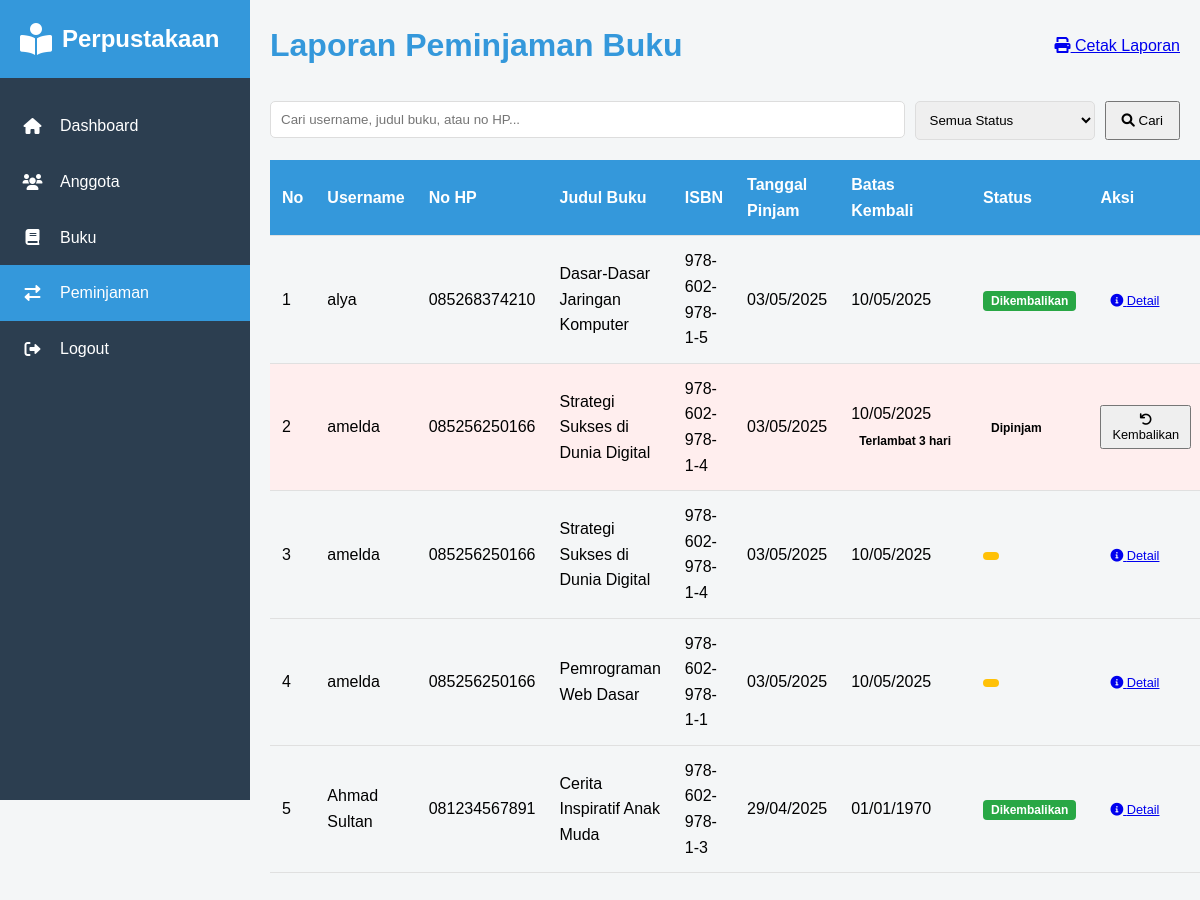
Page /modul/peminjaman/laporan_peminjaman.php (signed in) on the committed database.
### tables this page shows
CREATE TABLE `peminjaman` (
  `id_peminjaman` int(11) NOT NULL,
  `id_anggota` int(11) DEFAULT NULL,
  `id_admin` int(11) DEFAULT NULL,
  `id_buku` int(11) DEFAULT NULL,
  `tanggal_pinjam` date DEFAULT NULL,
  `tanggal_kembali` date DEFAULT NULL,
  `status` enum('Dipinjam','Dikembalikan','Menunggu Persetujuan','Ditolak') DEFAULT NULL
);

CREATE TABLE `anggota` (
  `id_anggota` int(11) NOT NULL,
  `username` varchar(100) DEFAULT NULL,
  `email` varchar(100) DEFAULT NULL,
  `password` text DEFAULT NULL,
  `alamat` text DEFAULT NULL,
  `no_hp` varchar(100) DEFAULT NULL,
  `tanggal_daftar` date DEFAULT NULL,
  `jenis_kelamin` tinyint(1) DEFAULT NULL,
  `kelas` varchar(100) DEFAULT NULL,
  `ttl` varchar(255) DEFAULT NULL,
  `hobi` text DEFAULT NULL
);

CREATE TABLE `buku` (
  `id_buku` int(11) NOT NULL,
  `isbn` varchar(20) DEFAULT NULL,
  `judul` varchar(150) DEFAULT NULL,
  `pengarang` varchar(100) DEFAULT NULL,
  `penerbit` varchar(100) DEFAULT NULL,
  `tahun_terbit` year(4) DEFAULT NULL,
  `lokasi_rak` varchar(10) DEFAULT NULL,
  `deskripsi` text DEFAULT NULL,
  `kategori` varchar(50) DEFAULT NULL
);

### modul/peminjaman/laporan_peminjaman.php (the view, shortened to what this page needs)
<?php
require_once '../../config/koneksi.php';
require_once '../../includes/layout.php';
$search = isset($_GET['search']) ? mysqli_real_escape_string($koneksi, $_GET['search']) : '';
$limit = 10;
$page = isset($_GET['page']) ? (int)$_GET['page'] : 1;
$start = ($page > 1) ? ($page * $limit) - $limit : 0;
$query = "SELECT p.*, a.username as nama_anggota, a.no_hp, b.judul, b.isbn,
                 DATE(p.tanggal_pinjam) as tgl_pinjam,
                 DATE(p.tanggal_kembali) as tgl_kembali
          FROM peminjaman p
          JOIN anggota a ON p.id_anggota = a.id_anggota
          JOIN buku b ON p.id_buku = b.id_buku
          WHERE (a.username LIKE '%$search%' OR
                 b.judul LIKE '%$search%' OR
                 a.no_hp LIKE '%$search%')";
$query .= " ORDER BY p.tanggal_pinjam DESC
          LIMIT $start, $limit";
$result = mysqli_query($koneksi, $query);
?>
<div class="page-header">
    <h1>Laporan Peminjaman Buku</h1>
    <div>
        <a href="cetak.php" class="btn btn-primary">
            <i class="fas fa-print"></i> Cetak Laporan
        </a>
    </div>
</div>
<div class="card">
    <form method="get" class="search-form" style="margin-bottom: 20px; display: flex; gap: 10px;">
        <div style="flex-grow: 1;">
            <input
                type="text"
                name="search"
                placeholder="Cari username, judul buku, atau no HP..."
                value="<?php echo htmlspecialchars($search); ?>"
                style="width: 100%; padding: 10px; border: 1px solid #ddd; border-radius: 5px;"
            >
        </div>
        <div>
            <select name="status" style="padding: 10px; border: 1px solid #ddd; border-radius: 5px;">
                <option value="">Semua Status</option>
            </select>
        </div>
        <div>
            <button type="submit" class="btn" style="padding: 10px 15px;">
                <i class="fas fa-search"></i> Cari
            </button>
        </div>
    </form>
    <div class="table-responsive">
        <table>
            <thead>
                <tr>
                    <th>No</th>
                    <th>Username</th>
                    <th>No HP</th>
                    <th>Judul Buku</th>
                    <th>ISBN</th>
                    <th>Tanggal Pinjam</th>
                    <th>Batas Kembali</th>
                    <th>Status</th>
                    <th>Aksi</th>
                </tr>
            </thead>
            <tbody>
                <?php
                $no = $start + 1;
                if (mysqli_num_rows($result) > 0) :
                    while ($peminjaman = mysqli_fetch_assoc($result)) :
                        $status_class = 'badge-warning';
                        switch ($peminjaman['status']) {
                            case 'Dipinjam':
                                $status_class = 'badge-primary';
                                break;
                            case 'Dikembalikan':
                                $status_class = 'badge-success';
                                break;
                        }
                        $tgl_kembali = new DateTime($peminjaman['tgl_kembali']);
                        $tgl_sekarang = new DateTime(date('Y-m-d'));
                        $is_terlambat = ($peminjaman['status'] == 'Dipinjam' && $tgl_sekarang > $tgl_kembali);
                ?>
                    <tr <?php echo $is_terlambat ? 'style="background-color: #ffeeee;"' : ''; ?>>
                        <td><?php echo $no++; ?></td>
                        <td><?php echo htmlspecialchars($peminjaman['nama_anggota']); ?></td>
                        <td><?php echo htmlspecialchars($peminjaman['no_hp']); ?></td>
                        <td><?php echo htmlspecialchars($peminjaman['judul']); ?></td>
                        <td><?php echo htmlspecialchars($peminjaman['isbn']); ?></td>
                        <td><?php echo date('d/m/Y', strtotime($peminjaman['tgl_pinjam'])); ?></td>
                        <td>
                            <?php
                            echo date('d/m/Y', strtotime($peminjaman['tgl_kembali']));
                            if ($is_terlambat) {
                                $selisih = $tgl_sekarang->diff($tgl_kembali);
                                echo ' <span class="badge bg-danger">Terlambat ' . $selisih->days . ' hari</span>';
                            }
                            ?>
                        </td>
                        <td>
                            <span class="badge <?php echo $status_class; ?>">
                                <?php echo htmlspecialchars($peminjaman['status']); ?>
                            </span>
                        </td>
                        <td>
                            <?php if ($peminjaman['status'] == 'Menunggu Persetujuan'): ?>
                                <div class="btn-group">
                                    <form method="POST" action="" style="display: inline;">
                                        <input type="hidden" name="id_peminjaman" value="<?php echo $peminjaman['id_peminjaman']; ?>">
                                        <button type="submit" name="action" value="terima" class="btn btn-success btn-sm" onclick="return confirm('Setujui peminjaman buku ini?');">
                                            <i class="fas fa-check"></i> Terima
                                        </button>
                                    </form>
                                    <form method="POST" action="" style="display: inline;">
                                        <input type="hidden" name="id_peminjaman" value="<?php echo $peminjaman['id_peminjaman']; ?>">
                                        <button type="submit" name="action" value="tolak" class="btn btn-danger btn-sm" onclick="return confirm('Tolak peminjaman buku ini?');">
                                            <i class="fas fa-times"></i> Tolak
                                        </button>
                                    </form>
                                </div>
                            <?php elseif ($peminjaman['status'] == 'Dipinjam'): ?>
                                <form method="POST" action="" style="display: inline;">
                                    <button type="submit" name="action" value="kembalikan" class="btn btn-warning btn-sm" onclick="return confirm('Konfirmasi pengembalian buku?');">
                                        <i class="fas fa-undo"></i> Kembalikan
                                    </button>
                                </form>
                            <?php else: ?>
                                <a href="detail.php?id=<?php echo $peminjaman['id_peminjaman']; ?>" class="btn btn-info btn-sm">
                                    <i class="fas fa-info-circle"></i> Detail
                                </a>
                            <?php endif; ?>
                        </td>
                    </tr>
                <?php
                    endwhile;
                else :
                ?>
                    <tr>
                        <td colspan="9" class="text-center">Tidak ada data peminjaman</td>
                    </tr>
                <?php endif; ?>
            </tbody>
        </table>
    </div>
</div>

### includes/layout.php (style rules this page uses)
:root { --primary-color: #3498db; --secondary-color: #2ecc71; --background-color: #f4f6f7; --sidebar-color: #2c3e50; --text-color: #333; --white: #ffffff; --hover-color: #2980b9; }
* { margin: 0; padding: 0; box-sizing: border-box; }
body { font-family: 'Arial', sans-serif; line-height: 1.6; background-color: var(--background-color); display: flex; min-height: 100vh; }
.page-header { display: flex; justify-content: space-between; align-items: center; margin-bottom: 30px; }
.page-header h1 { color: var(--primary-color); }
table { width: 100%; border-collapse: collapse; }
table thead { background-color: var(--primary-color); color: var(--white); }
table th, table td { padding: 12px; text-align: left; border-bottom: 1px solid #e0e0e0; }
.badge { display: inline-block; padding: 4px 8px; font-size: 0.75rem; font-weight: 600; line-height: 1; text-align: center; white-space: nowrap; vertical-align: baseline; border-radius: 0.25rem; }
.badge-warning { background-color: #ffc107; color: #212529; }
.badge-success { background-color: #28a745; color: #ffffff; }

### modul/peminjaman/laporan_peminjaman.php (style rules this page uses)
.btn-sm { padding: 5px 10px; font-size: 0.8rem; }

### rows in the picture
peminjaman: id_anggota.username "alya", id_anggota.no_hp "085268374210", id_buku.judul "Dasar-Dasar Jaringan Komputer", id_buku.isbn "978-602-978-1-5", tgl_pinjam "03/05/2025", tgl_kembali "10/05/2025", status "Dikembalikan"
peminjaman: id_anggota.username "amelda", id_anggota.no_hp "085256250166", id_buku.judul "Strategi Sukses di Dunia Digital", id_buku.isbn "978-602-978-1-4", tgl_pinjam "03/05/2025", tgl_kembali "10/05/2025", status "Dipinjam"
peminjaman: id_anggota.username "amelda", id_anggota.no_hp "085256250166", id_buku.judul "Strategi Sukses di Dunia Digital", id_buku.isbn "978-602-978-1-4", tgl_pinjam "03/05/2025", tgl_kembali "10/05/2025"
peminjaman: id_anggota.username "amelda", id_anggota.no_hp "085256250166", id_buku.judul "Pemrograman Web Dasar", id_buku.isbn "978-602-978-1-1", tgl_pinjam "03/05/2025", tgl_kembali "10/05/2025"
peminjaman: id_anggota.username "Ahmad Sultan", id_anggota.no_hp "081234567891", id_buku.judul "Cerita Inspiratif Anak Muda", id_buku.isbn "978-602-978-1-3", tgl_pinjam "29/04/2025", tgl_kembali "01/01/1970", status "Dikembalikan"
